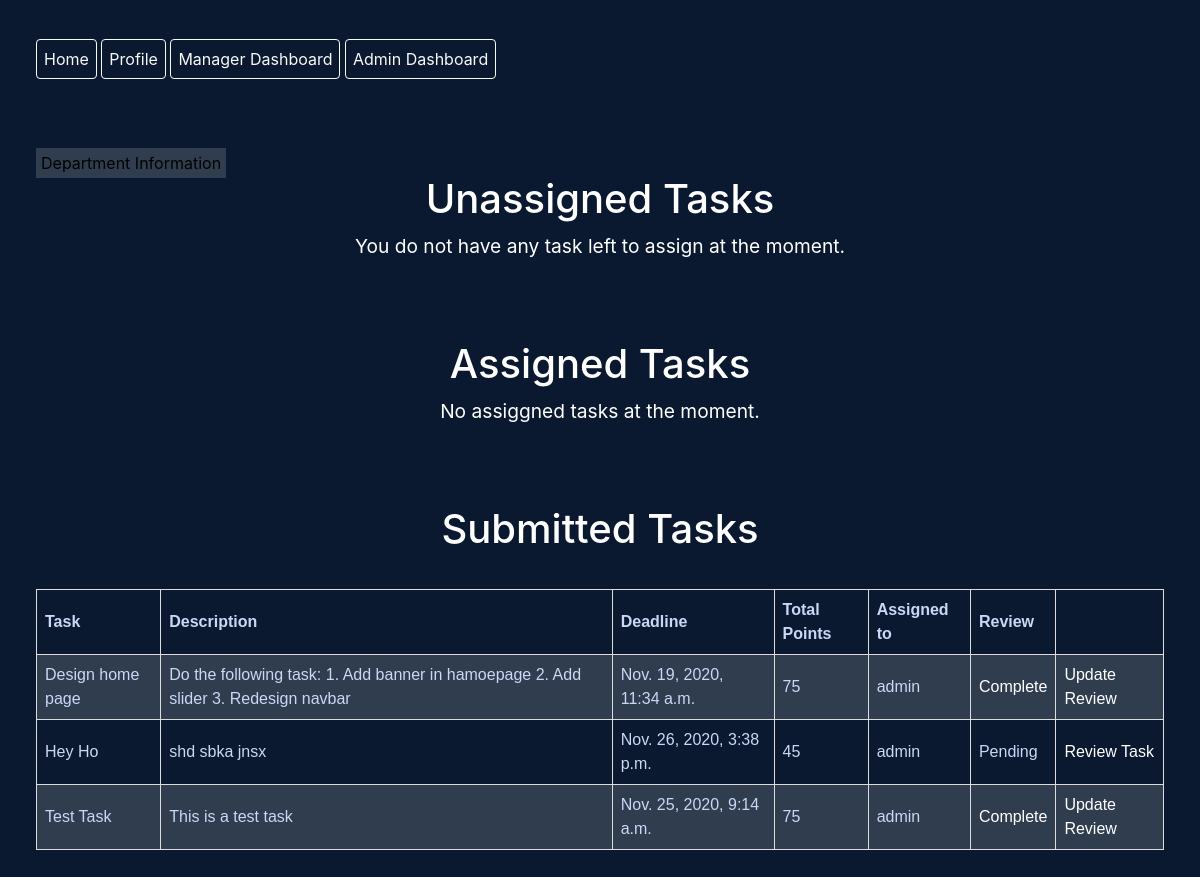
Before: /manager-dashboard (signed in) with the older database file.
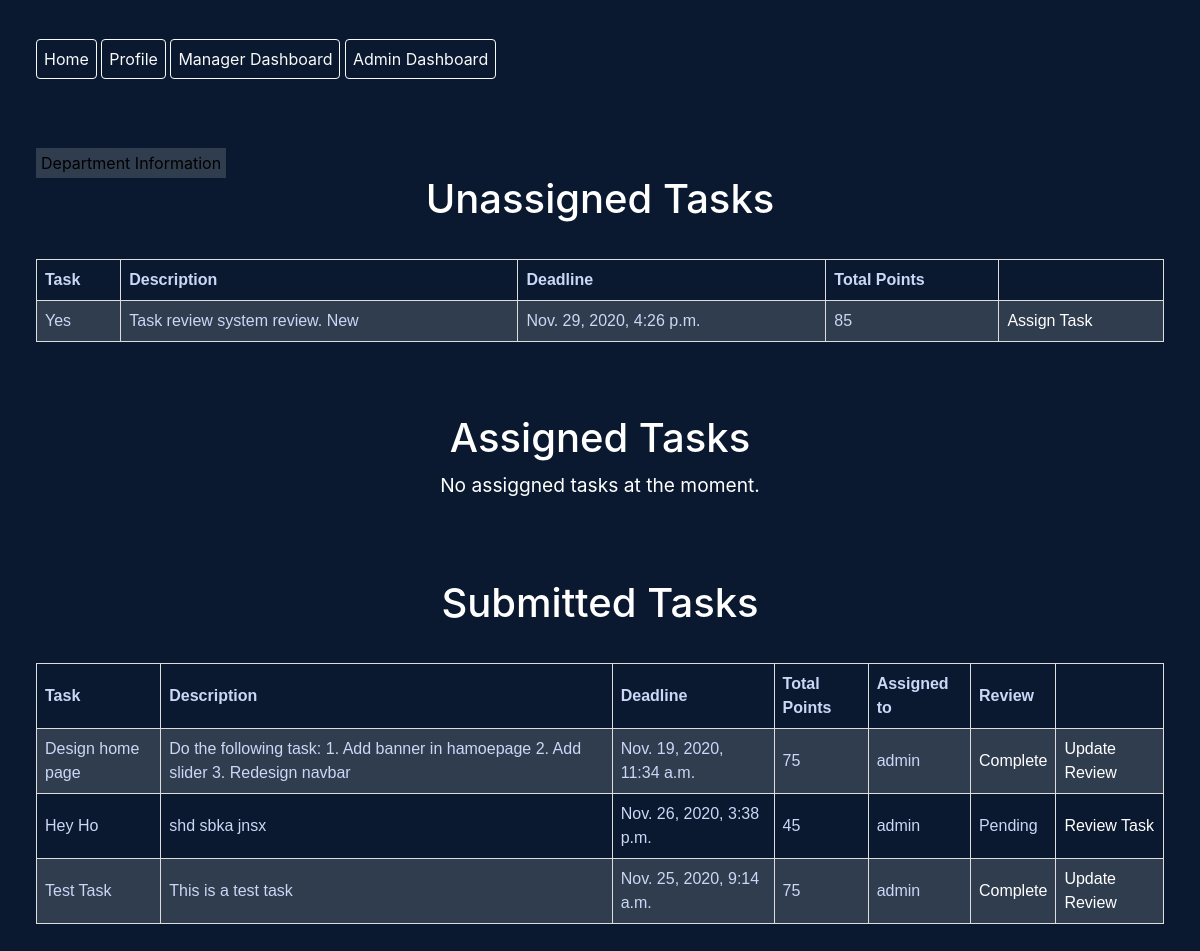
After: the same page with the newer database file.
### createMode/models.py (models this page shows, shortened)
class Task(models.Model):
	title = models.CharField(max_length=240)
	description = models.TextField()
	total_points = models.PositiveIntegerField(validators=[MinValueValidator(10), MaxValueValidator(100)])
	department = models.ForeignKey(Department, on_delete=models.CASCADE)
	deadline = models.DateTimeField()
	assigned_to = models.ForeignKey(User, on_delete=models.SET_NULL, blank=True, null=True, related_name='assigned_to_user')
	created_by = models.ForeignKey(User, on_delete=models.SET_NULL, blank=True, null=True, related_name='created_by_user')
	created_at = models.DateTimeField(auto_now_add=True)
	submitted = models.BooleanField(default=False)
	reviewed = models.BooleanField(default=False)
	review_id = models.PositiveIntegerField(blank=True, null=True)
	is_accepted = models.BooleanField(default=False)
	is_rejected = models.BooleanField(default=False)

### core/views.py (the view)
# urls.py: path('manager-dashboard', ManagerDashboard.as_view(), name='manager-dashboard'),
class ManagerDashboard(ListView, LoginRequiredMixin, ManagerRequiredMixin):
	model = Task
	template_name = 'core/manager_dashboard.html'
	context_object_name = 'tasks'
	def get_context_data(self, **kwargs):
		context = super().get_context_data(**kwargs)
		tasks = Task.objects.filter(created_by = self.request.user)
		context['created_tasks'] = tasks.filter(assigned_to = None)
		context['assigned_tasks'] = tasks.exclude(assigned_to = None).filter(submitted = False)
		context['submitted_tasks'] = tasks.filter(submitted = True)
		return context

### core/context_processors.py (called while the page is built)
def check_authorization(request):
	if request.user.is_superuser:
		user_is_admin = True
	else:
		user_is_admin = False
	if request.user.is_authenticated:
		user_is_authenticated = True
		jobinfo = EmployeeJobInfo.objects.filter(user = request.user)[0]
		if jobinfo and jobinfo.isManager == True:
			user_is_manager = True
		else:
			user_is_manager = False
	else:
		user_is_authenticated = False
		user_is_manager = False
	return {
		'user_is_authenticated' : user_is_authenticated,
		'user_is_admin': user_is_admin,
		'user_is_manager' : user_is_manager,
	}

### core/templates/core/manager_dashboard.html (shortened to what this page needs)
{% extends 'core/base.html' %}
{% load static %}
{% block content %}
	<div class="">
		<br>
		<br>
		<a class='add-dept' href="{% url 'core:department-information' %}">
			Department Information
		</a>
	<br>
		<h1>Unassigned Tasks</h1>
			{% if created_tasks %}
			<table>
				<tr>
					<th>Task</th>
					<th>Description</th>
					<th>Deadline</th>
					<th>Total Points</th>
					<th></th>
				</tr>
					{% for task in created_tasks %}
						{% if task.assigned_to == None %}
						<tr>
					    	<td>
					    		{{ task.title}}
					    	</a></td>
					    	<td> {{ task.description }}</td>
					    	<td>
								{{ task.deadline }}
					    	</td>
					    	<td>
					    		{{ task.total_points }}
					    	</td>
					    	<td>
					    		<a href="{% url 'createMode:assign-task' task.pk %}">Assign Task</a>
					    	</td>
					    </tr>
					    {% endif %}
					{% endfor %}
			</table>
			{% else %}
				<h4 class="msg"> <small>You do not have any task left to assign at the moment.</small></h4>
			{% endif %}
		<br><br><br>
		<h1>Assigned Tasks</h1>
			{% if assigned_tasks %}
			<table>
				<tr>
					<th>Task</th>
					<th>Description</th>
					<th>Deadline</th>
					<th>Total Points</th>
					<th>Assigned to</th>
				</tr>
					{% for task in assigned_tasks %}
						<tr>
					    	<td>
					    		{{ task.title}}
					    	</a></td>
					    	<td> {{ task.description }}</td>
					    	<td>
								{{ task.deadline }}
					    	</td>
					    	<td>
					    		{{ task.total_points }}
					    	</td>
					    	<td>
					    		{{ task.assigned_to }}
					    		&nbsp;
					    		<a href="{% url 'createMode:assign-task' task.pk %}"><i class="fas fa-cog"></i></a>
					    	</td>
					    </tr>
					{% endfor %}
			</table>
			{% else %}
				<h4 class="msg"> <small>No assiggned tasks at the moment.</small></h4>
			{% endif %}
		<br><br><br>
		<h1>Submitted Tasks</h1>
			{% if submitted_tasks %}
			<table>
				<tr>
					<th>Task</th>
					<th>Description</th>
					<th>Deadline</th>
					<th>Total Points</th>
					<th>Assigned to</th>
					<th>Review</th>
					<th></th>
				</tr>
					{% for task in submitted_tasks %}
						<tr>
					    	<td>
					    		{{ task.title}}
					    	</a></td>
					    	<td> {{ task.description }}</td>
					    	<td>
								{{ task.deadline }}
					    	</td>
					    	<td>
					    		{{ task.total_points }}
					    	</td>
					    	<td>
					    		{{ task.assigned_to }}
					    	</td>
					    	<td>
					    		{% if task.reviewed %}
					    			<a href="{% url 'core:task-review-details' task.review_id %}">
						    			Complete
						    		</a>
					    		{% else %}
					    			Pending
					    		{% endif %}
					    	</td>
					    	<td>
					    		{% if task.reviewed %}
					    			<a href="{% url 'createMode:task-review' task.review_id %}">
					    				Update Review
					    			</a>
					    		{% else %}
					    			<a href="{% url 'createMode:task-review' task.review_id %}">
					    				Review Task
					    			</a>					    	</td>
					    </tr>
					    {% endif %}
					{% endfor %}
			</table>
			{% else %}
				<h4 class="msg"> <small>No assiggned tasks at the moment.</small></h4>
			{% endif %}
		<br><br><br>
	</div>
{% endblock %}

Changed rows visible on the page:
now on this page (row edited): Task: title "Yes", description "Task review system review. New", deadline "Nov. 29, 2020, 4:26 p.m.", total_points "85", shown under "Unassigned Tasks"
Other visible differences:
text no longer shown: "You do not have any task left to assign at the moment."
text now shown: "Task Description Deadline Total Points"
